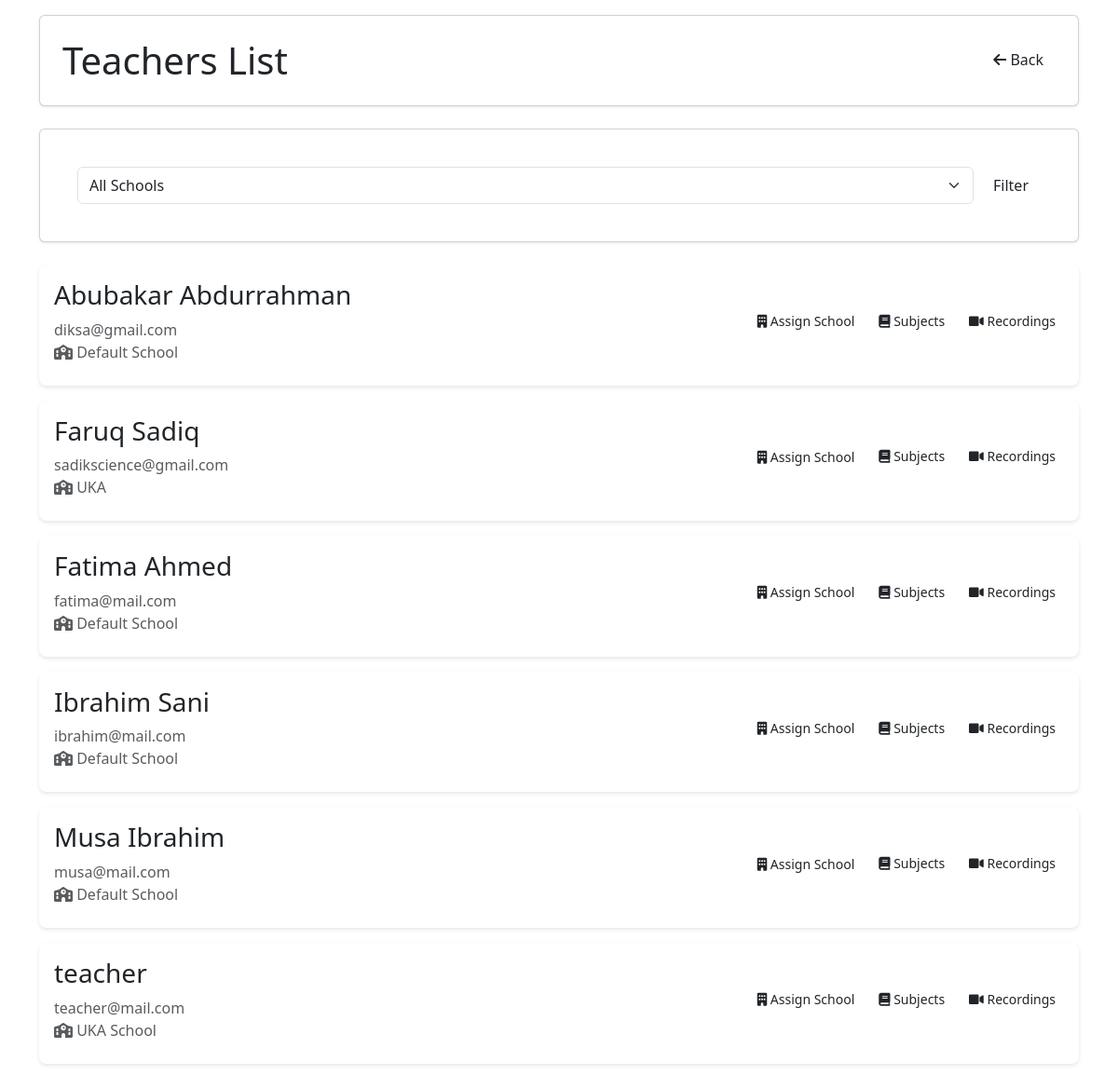
Screenshot of /admin/teachers_list.php (signed in) with the database file from the repository.
### tables this page shows
CREATE TABLE `users` (
  `id` int NOT NULL,
  `name` varchar(100) NOT NULL,
  `email` varchar(100) NOT NULL,
  `password` varchar(255) NOT NULL,
  `role` enum('admin','teacher') NOT NULL,
  `created_at` timestamp NOT NULL DEFAULT CURRENT_TIMESTAMP,
  `school_id` int NOT NULL
);

CREATE TABLE `schools` (
  `id` int NOT NULL,
  `name` varchar(255) NOT NULL,
  `code` varchar(20) NOT NULL,
  `address` varchar(255) DEFAULT NULL,
  `logo_path` varchar(255) DEFAULT NULL,
  `border_color` varchar(20) DEFAULT '#3366cc',
  `created_by` int DEFAULT NULL,
  `created_at` timestamp NOT NULL DEFAULT CURRENT_TIMESTAMP
);

### admin/teachers_list.php (the view, shortened to what this page needs)
<?php
require_once '../includes/db.php';
try {
    $query = "
        SELECT u.*, s.name as school_name
        FROM users u
        LEFT JOIN schools s ON u.school_id = s.id
        WHERE u.role = 'teacher'";
    $params = [];
    $query .= " ORDER BY u.name";
    $stmt = $pdo->prepare($query);
    $stmt->execute($params);
    $teachers = $stmt->fetchAll();
} catch (PDOException $e) {
    $error = "Error fetching teachers";
    error_log($e->getMessage());
    $teachers = [];
}
?>
<!DOCTYPE html>
<html lang="en">
<head>
    <link rel="stylesheet" href="../assets/clean-styles.css">
    <link href="https://cdn.jsdelivr.net/npm/bootstrap@5.3.0-alpha1/dist/css/bootstrap.min.css" rel="stylesheet">
    <link rel="stylesheet" href="https://cdnjs.cloudflare.com/ajax/libs/font-awesome/6.0.0-beta3/css/all.min.css">
</head>
<body>
    <div class="container">
        <div class="card mb-4">
            <div class="d-flex justify-content-between align-items-center">
                <h1 class="mb-0">Teachers List</h1>
                <div class="d-flex gap-2">
                    <a href="dashboard.php" class="btn">
                        <i class="fas fa-arrow-left"></i>
                        <span class="d-none d-md-inline ml-2">Back</span>
                    </a>
                </div>
            </div>
        </div>
        <div class="card mb-4">
            <div class="card-body">
                <form method="get" class="d-flex gap-2">
                    <select name="school_id" class="form-select">
                        <option value="0">All Schools</option>
                    </select>
                    <button type="submit" class="btn">Filter</button>
                </form>
            </div>
        </div>
        <div class="teachers-grid">
            <?php if (!empty($teachers)): ?>
                <?php foreach ($teachers as $teacher): ?>
                    <div class="teacher-card">
                        <div class="teacher-info">
                            <div>
                                <h3><?= htmlspecialchars($teacher['name']) ?></h3>
                                <p class="text-muted mb-0"><?= htmlspecialchars($teacher['email']) ?></p>
                                <p class="text-muted mb-0">
                                    <i class="fas fa-school"></i>
                                    <?= htmlspecialchars($teacher['school_name'] ?? 'Not Assigned') ?>
                                </p>
                            </div>
                            <div class="d-flex gap-2">
                                <button onclick="showAssignSchool(<?= htmlspecialchars(json_encode($teacher)) ?>)"
                                        class="btn btn-sm">
                                    <i class="fas fa-building"></i>
                                    <span class="d-none d-md-inline">Assign School</span>
                                </button>
                                <a href="teacher_subjects.php?teacher_id=<?= $teacher['id'] ?>" class="btn btn-sm">
                                    <i class="fas fa-book"></i>
                                    <span class="d-none d-md-inline">Subjects</span>
                                </a>
                                <a href="view_recordings.php?teacher_id=<?= $teacher['id'] ?>" class="btn btn-sm">
                                    <i class="fas fa-video"></i>
                                    <span class="d-none d-md-inline">Recordings</span>
                                </a>
                            </div>
                        </div>
                    </div>
                <?php endforeach; ?>
            <?php endif; ?>
        </div>
    </div>
</body>
</html>

### assets/clean-styles.css (style rules this page uses)
:root { --primary: #0052cc; --primary-dark: #003d99; --primary-light: #4d88ff; --secondary: #00875a; --secondary-dark: #006644; --success: #36b37e; --danger: #de350b; --warning: #ff991f; --info: #0065ff; --dark: #172b4d; --light: #f4f5f7; --white: #ffffff; --gray: #6b778c; --gray-light: #dfe1e6; --gray-dark: #253858; --body-bg: #f4f5f7; --card-bg: #ffffff; --text: #172b4d; --text-light: #5e6c84; --text-white: #ffffff; --border: #dfe1e6; --spacing-xs: 0.25rem; --spacing-sm: 0.5rem; --spacing-md: 1rem; --spacing-lg: 1.5rem; --spacing-xl: 2rem; --radius-sm: 4px; --radius: 8px; --radius-lg: 12px; --shadow-sm: 0 1px 2px rgba(0, 0, 0, 0.05); --shadow: 0 1px 3px rgba(0, 0, 0, 0.1); --shadow-lg: 0 4px 6px rgba(0, 0, 0, 0.1); --transition: 0.2s ease; }
* { margin: 0; padding: 0; box-sizing: border-box; }
html { font-size: 16px; -webkit-text-size-adjust: 100%; }
body { font-family: -apple-system, BlinkMacSystemFont, "Segoe UI", Roboto, Oxygen, Ubuntu, Cantarell, sans-serif; line-height: 1.5; color: var(--text); background-color: var(--body-bg); }
h1, h2, h3, h4, h5, h6 { margin-bottom: var(--spacing-md); font-weight: 600; line-height: 1.2; color: var(--dark); }
.container { width: 100%; padding: var(--spacing-md); margin: 0 auto; max-width: 1200px; }
.card { background: var(--card-bg); border-radius: var(--radius); box-shadow: var(--shadow); padding: var(--spacing-lg); margin-bottom: var(--spacing-md); border: 1px solid var(--border); }
input, select, textarea { width: 100%; padding: var(--spacing-sm) var(--spacing-md); border: 1px solid var(--border); border-radius: var(--radius); background-color: var(--white); color: var(--text); font-size: 1rem; }
.btn { display: inline-flex; align-items: center; justify-content: center; padding: var(--spacing-sm) var(--spacing-lg); border-radius: var(--radius); font-weight: 500; text-align: center; cursor: pointer; transition: var(--transition); background: var(--primary); color: var(--text-white); border: none; min-height: 40px; }
.btn-sm { padding: 0.25rem 0.5rem; font-size: 0.875rem; min-height: 32px; }
.d-flex { display: flex !important; }
.justify-content-between { justify-content: space-between !important; }
.align-items-center { align-items: center !important; }
.mb-0 { margin-bottom: 0 !important; }
.btn { display: inline-flex; align-items: center; gap: 0.5rem; padding: 0.5rem 1rem; border-radius: 0.25rem; border: none; cursor: pointer; transition: all 0.2s ease; }

### admin/teachers_list.php (style rules this page uses)
.teacher-card { background: white; border-radius: var(--radius); box-shadow: 0 2px 4px rgba(0,0,0,0.1); margin-bottom: 1rem; padding: 1rem; }
.teacher-info { display: flex; justify-content: space-between; align-items: center; margin-bottom: 0.5rem; }

### rows the page displays
users: name "Abubakar Abdurrahman", email "diksa@gmail.com", school.name "Default School"
users: name "Faruq Sadiq", email "sadikscience@gmail.com", school.name "UKA"
users: name "Fatima Ahmed", email "fatima@mail.com", school.name "Default School"
users: name "Ibrahim Sani", email "ibrahim@mail.com", school.name "Default School"
users: name "Musa Ibrahim", email "musa@mail.com", school.name "Default School"
users: name "teacher", email "teacher@mail.com", school.name "UKA School"
